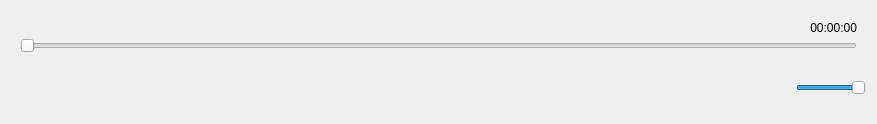
<?xml version="1.0" encoding="UTF-8"?>
<ui version="4.0">
 <class>ControlsWidget</class>
 <widget class="QWidget" name="ControlsWidget">
  <property name="geometry">
   <rect>
    <x>0</x>
    <y>0</y>
    <width>877</width>
    <height>124</height>
   </rect>
  </property>
  <property name="sizePolicy">
   <sizepolicy hsizetype="Expanding" vsizetype="Preferred">
    <horstretch>0</horstretch>
    <verstretch>0</verstretch>
   </sizepolicy>
  </property>
  <property name="windowTitle">
   <string>Dialog</string>
  </property>
  <layout class="QVBoxLayout" name="main_layout">
   <property name="spacing">
    <number>0</number>
   </property>
   <item>
    <widget class="QWidget" name="widget" native="true">
     <layout class="QGridLayout" name="gridLayout">
      <property name="spacing">
       <number>3</number>
      </property>
      <item row="0" column="1">
       <widget class="QLabel" name="current_time">
        <property name="sizePolicy">
         <sizepolicy hsizetype="Preferred" vsizetype="Minimum">
          <horstretch>0</horstretch>
          <verstretch>0</verstretch>
         </sizepolicy>
        </property>
        <property name="minimumSize">
         <size>
          <width>200</width>
          <height>0</height>
         </size>
        </property>
        <property name="maximumSize">
         <size>
          <width>300</width>
          <height>16777215</height>
         </size>
        </property>
        <property name="text">
         <string>00:00:00</string>
        </property>
        <property name="alignment">
         <set>Qt::AlignRight|Qt::AlignTrailing|Qt::AlignVCenter</set>
        </property>
       </widget>
      </item>
      <item row="0" column="0">
       <spacer name="horizontalSpacer_4">
        <property name="orientation">
         <enum>Qt::Horizontal</enum>
        </property>
        <property name="sizeHint" stdset="0">
         <size>
          <width>40</width>
          <height>10</height>
         </size>
        </property>
       </spacer>
      </item>
      <item row="1" column="0" colspan="2">
       <widget class="ClickableSlider" name="total_position">
        <property name="orientation">
         <enum>Qt::Horizontal</enum>
        </property>
       </widget>
      </item>
     </layout>
    </widget>
   </item>
   <item>
    <widget class="QWidget" name="widget_2" native="true">
     <layout class="QHBoxLayout" name="horizontalLayout">
      <property name="margin" stdset="0">
       <number>0</number>
      </property>
      <item>
       <widget class="QPushButton" name="fullscreen_btn">
        <property name="minimumSize">
         <size>
          <width>40</width>
          <height>40</height>
         </size>
        </property>
        <property name="maximumSize">
         <size>
          <width>40</width>
          <height>40</height>
         </size>
        </property>
        <property name="text">
         <string/>
        </property>
        <property name="iconSize">
         <size>
          <width>30</width>
          <height>30</height>
         </size>
        </property>
        <property name="flat">
         <bool>true</bool>
        </property>
       </widget>
      </item>
      <item>
       <spacer name="horizontalSpacer">
        <property name="orientation">
         <enum>Qt::Horizontal</enum>
        </property>
        <property name="sizeHint" stdset="0">
         <size>
          <width>40</width>
          <height>20</height>
         </size>
        </property>
       </spacer>
      </item>
      <item>
       <widget class="QPushButton" name="prev_btn">
        <property name="minimumSize">
         <size>
          <width>40</width>
          <height>40</height>
         </size>
        </property>
        <property name="maximumSize">
         <size>
          <width>40</width>
          <height>40</height>
         </size>
        </property>
        <property name="text">
         <string/>
        </property>
        <property name="iconSize">
         <size>
          <width>30</width>
          <height>30</height>
         </size>
        </property>
        <property name="flat">
         <bool>true</bool>
        </property>
       </widget>
      </item>
      <item>
       <widget class="QPushButton" name="play_btn">
        <property name="minimumSize">
         <size>
          <width>40</width>
          <height>40</height>
         </size>
        </property>
        <property name="maximumSize">
         <size>
          <width>40</width>
          <height>40</height>
         </size>
        </property>
        <property name="text">
         <string/>
        </property>
        <property name="iconSize">
         <size>
          <width>30</width>
          <height>30</height>
         </size>
        </property>
        <property name="flat">
         <bool>true</bool>
        </property>
       </widget>
      </item>
      <item>
       <widget class="QPushButton" name="stop_btn">
        <property name="minimumSize">
         <size>
          <width>40</width>
          <height>40</height>
         </size>
        </property>
        <property name="maximumSize">
         <size>
          <width>40</width>
          <height>40</height>
         </size>
        </property>
        <property name="text">
         <string/>
        </property>
        <property name="iconSize">
         <size>
          <width>30</width>
          <height>30</height>
         </size>
        </property>
        <property name="flat">
         <bool>true</bool>
        </property>
       </widget>
      </item>
      <item>
       <widget class="QPushButton" name="next_btn">
        <property name="minimumSize">
         <size>
          <width>40</width>
          <height>40</height>
         </size>
        </property>
        <property name="maximumSize">
         <size>
          <width>40</width>
          <height>40</height>
         </size>
        </property>
        <property name="text">
         <string/>
        </property>
        <property name="iconSize">
         <size>
          <width>30</width>
          <height>30</height>
         </size>
        </property>
        <property name="flat">
         <bool>true</bool>
        </property>
       </widget>
      </item>
      <item>
       <spacer name="horizontalSpacer_2">
        <property name="orientation">
         <enum>Qt::Horizontal</enum>
        </property>
        <property name="sizeHint" stdset="0">
         <size>
          <width>40</width>
          <height>20</height>
         </size>
        </property>
       </spacer>
      </item>
      <item>
       <widget class="QPushButton" name="mute_btn">
        <property name="minimumSize">
         <size>
          <width>24</width>
          <height>24</height>
         </size>
        </property>
        <property name="maximumSize">
         <size>
          <width>24</width>
          <height>24</height>
         </size>
        </property>
        <property name="text">
         <string/>
        </property>
        <property name="iconSize">
         <size>
          <width>24</width>
          <height>24</height>
         </size>
        </property>
        <property name="flat">
         <bool>true</bool>
        </property>
       </widget>
      </item>
      <item>
       <widget class="QSlider" name="volume">
        <property name="sizePolicy">
         <sizepolicy hsizetype="Fixed" vsizetype="Fixed">
          <horstretch>0</horstretch>
          <verstretch>0</verstretch>
         </sizepolicy>
        </property>
        <property name="minimumSize">
         <size>
          <width>70</width>
          <height>0</height>
         </size>
        </property>
        <property name="maximumSize">
         <size>
          <width>70</width>
          <height>16777215</height>
         </size>
        </property>
        <property name="maximum">
         <number>100</number>
        </property>
        <property name="value">
         <number>100</number>
        </property>
        <property name="orientation">
         <enum>Qt::Horizontal</enum>
        </property>
       </widget>
      </item>
     </layout>
    </widget>
   </item>
  </layout>
 </widget>
 <customwidgets>
  <customwidget>
   <class>ClickableSlider</class>
   <extends>QSlider</extends>
   <header>clickableSlider.h</header>
  </customwidget>
 </customwidgets>
 <resources/>
 <connections/>
</ui>
